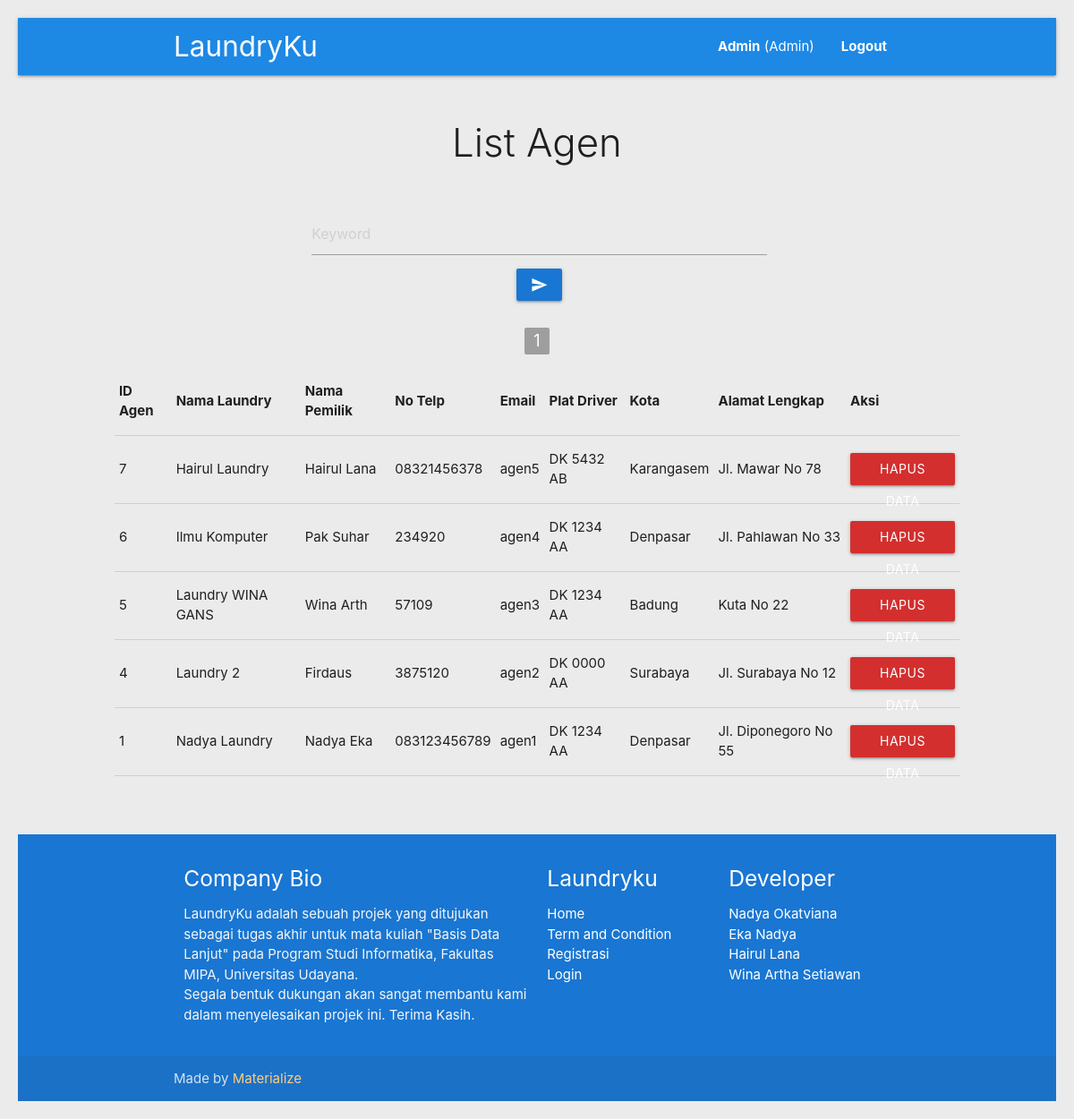
The page /list-agen.php (signed in) on the database as committed earlier.
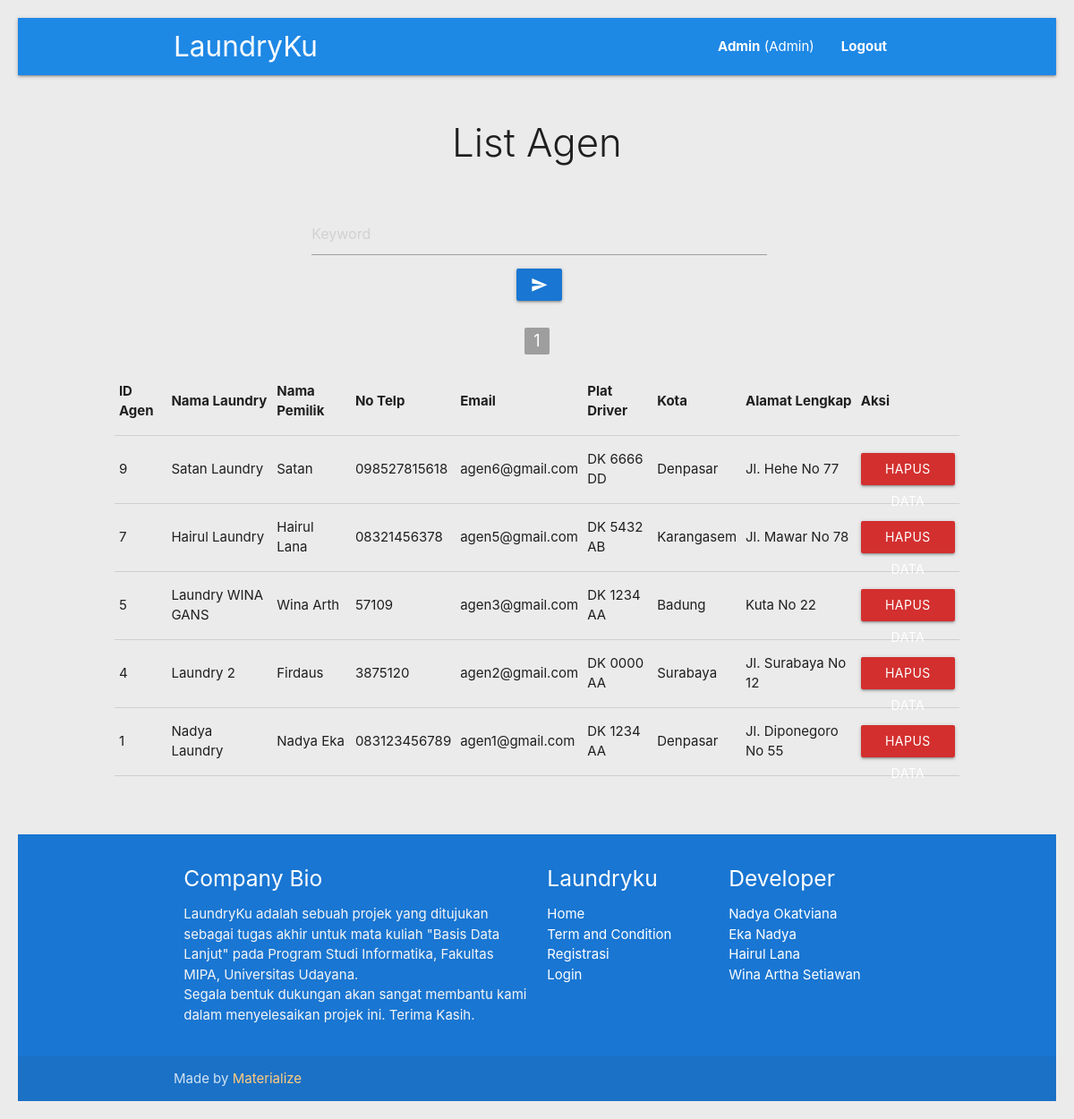
The same page on the database as committed later.
### tables this page shows
CREATE TABLE `agen` (
  `id_agen` int(11) NOT NULL,
  `nama_laundry` varchar(30) DEFAULT NULL,
  `nama_pemilik` varchar(30) DEFAULT NULL,
  `telp` varchar(13) DEFAULT NULL,
  `email` varchar(30) DEFAULT NULL,
  `kota` varchar(20) DEFAULT NULL,
  `alamat` varchar(100) DEFAULT NULL,
  `plat_driver` varchar(12) DEFAULT NULL,
  `foto` text NOT NULL,
  `password` varchar(255) DEFAULT NULL
);

### list-agen.php (the view, shortened to what this page needs)
<?php
include 'connect-db.php';
$jumlahDataPerHalaman = 5;
$query = mysqli_query($connect,"SELECT * FROM agen");
$jumlahData = mysqli_num_rows($query);
$jumlahHalaman = ceil($jumlahData / $jumlahDataPerHalaman);
if ( isset($_GET["page"])){
    $halamanAktif = $_GET["page"];
}else{
    $halamanAktif = 1;
}
$awalData = ( $jumlahDataPerHalaman * $halamanAktif ) - $jumlahDataPerHalaman;
$agen = mysqli_query($connect,"SELECT * FROM agen ORDER BY id_agen DESC LIMIT $awalData, $jumlahDataPerHalaman");
?>
<!DOCTYPE html>
<html lang="en">
<head>
</head>
<body>
    <?php include 'header.php'; ?>
    <h3 class="header light center">List Agen</h3>
    <br>
    <form class="col s12 center" action="" method="post">
        <div class="input-field inline">
            <input type="text" size=40 name="keyword" placeholder="Keyword">
            <button type="submit" class="btn waves-effect blue darken-2" name="cari"><i class="material-icons">send</i></button>
        </div>
    </form>
    <div class="row">
        <div class="col s10 offset-s1">
            <ul class="pagination center">
            <?php for( $i = 1; $i <= $jumlahHalaman; $i++ ) : ?>
                <?php if( $i == $halamanAktif ) : ?>
                    <li class="active grey"><a href="?page=<?= $i; ?>"><?= $i ?></a></li>
                <?php else : ?>
                    <li class="waves-effect blue darken-1"><a href="?page=<?= $i; ?>"><?= $i ?></a></li>
                <?php endif; ?>
            <?php endfor; ?>
            </ul>
            <table cellpadding=10 border=1>
                <tr>
                    <th>ID Agen</th>
                    <th>Nama Laundry</th>
                    <th>Nama Pemilik</th>
                    <th>No Telp</th>
                    <th>Email</th>
                    <th>Plat Driver</th>
                    <th>Kota</th>
                    <th>Alamat Lengkap</th>
                    <th>Aksi</th>
                </tr>
                <?php foreach ($agen as $dataAgen) : ?>
                <tr>
                    <td><?= $dataAgen["id_agen"] ?></td>
                    <td><?= $dataAgen["nama_laundry"] ?></td>
                    <td><?= $dataAgen["nama_pemilik"] ?></td>
                    <td><?= $dataAgen["telp"] ?></td>
                    <td><?= $dataAgen["email"] ?></td>
                    <td><?= $dataAgen["plat_driver"] ?></td>
                    <td><?= $dataAgen["kota"] ?></td>
                    <td><?= $dataAgen["alamat"] ?></td>
                    <td><a class="btn red darken-2" href="hapus-agen.php?id=<?= $dataAgen['id_agen'] ?>">Hapus Data</a></td>
                </tr>
                <?php endforeach ?>
            </table>
        </div>
        </div>
    <?php include "footer.php"; ?>
</body>
</html>

### header.php (shortened to what this page needs)
<nav class="blue darken-1" role="navigation">
    <div class="nav-wrapper container">
        <a id="logo-container" href="index.php" class="brand-logo">LaundryKu</a>
        <ul class="right hide-on-med-and-down">
            <li>
            <?php
                global $connect;
                if ( isset($_SESSION["login-pelanggan"]) && isset($_SESSION["pelanggan"])){
                    $idPelanggan = $_SESSION["pelanggan"];
                    $data = mysqli_query($connect, "SELECT * FROM pelanggan WHERE id_pelanggan = '$idPelanggan'");
                    $data = mysqli_fetch_assoc($data);
                    $nama = $data["nama"];
                    echo "
                        <a href='pelanggan.php'><b>$nama</b> (Pelanggan)</a>
                    ";
                }else if ( isset($_SESSION["login-admin"]) && isset($_SESSION["admin"])){
                    echo "
                        <a href='admin.php'><span><b>Admin</b> (Admin)</a>
                    ";
                }else {
                    echo "
                        <a href='registrasi.php'><b>Registrasi</b></a>
                    ";
                }
            ?>
            </li>
            <li>
            <?php
                if ( isset($_SESSION["login-pelanggan"]) && isset($_SESSION["pelanggan"]) || isset($_SESSION["login-agen"]) && isset($_SESSION["agen"]) || isset($_SESSION["login-admin"]) && isset($_SESSION["admin"]) ){
                    echo "
                        <a href='logout.php'><b>Logout</b></a>
                    ";
                }else {
                    echo "
                        <a href='login.php'><b>Login</b></a>
                    ";
                }
            ?>
            </li>
        </ul>
    </div>
</nav>
<br/>

### footer.php (shortened to what this page needs)
<br><br>
<footer class="page-footer blue darken-2">
    <div class="container">
        <div class="row">
            <div class="col l6 s12">
            <h5 class="white-text">Company Bio</h5>
            <p class="grey-text text-lighten-4">
                LaundryKu adalah sebuah projek yang ditujukan sebagai tugas akhir untuk mata kuliah "Basis Data Lanjut" pada Program Studi Informatika, Fakultas MIPA, Universitas Udayana.<br/>
                Segala bentuk dukungan akan sangat membantu kami dalam menyelesaikan projek ini. Terima Kasih.
            </p>
            </div>
            <div class="col l3 s12">
            <h5 class="white-text">Laundryku</h5>
            <ul>
                <li><a class="white-text" href="index.php">Home</a></li>
                <li><a class="white-text" href="term.php">Term and Condition</a></li>
                <li><a class="white-text" href="registrasi.php">Registrasi</a></li>
                <li><a class="white-text" href="login.php">Login</a></li>
            </ul>
            </div>
            <div class="col l3 s12">
            <h5 class="white-text">Developer</h5>
            <ul>
                <li><a class="white-text" href="team.php">Nadya Okatviana</a></li>
                <li><a class="white-text" href="team.php">Eka Nadya</a></li>
                <li><a class="white-text" href="team.php">Hairul Lana</a></li>
                <li><a class="white-text" href="team.php">Wina Artha Setiawan</a></li>
            </ul>
            </div>
        </div>
    </div>
    <div class="footer-copyright">
        <div class="container">
            Made by <a class="orange-text text-lighten-3" href="http://materializecss.com">Materialize</a>
        </div>
    </div>
</footer>

### css/rating.css (style rules this page uses)
body { margin: 20px; }

Rows that differ between the two databases and show on the page:
removed agen: id_agen "6", nama_laundry "Ilmu Komputer", nama_pemilik "Pak Suhar", telp "234920", email "agen4", plat_driver "DK 1234 AA", kota "Denpasar", alamat "Jl. Pahlawan No 33"
added agen: id_agen "9", nama_laundry "Satan Laundry", nama_pemilik "Satan", telp "098527815618", email "agen6@gmail.com", plat_driver "DK 6666 DD", kota "Denpasar", alamat "Jl. Hehe No 77"
changed agen "Hairul Laundry": email "agen5" → "agen5@gmail.com"
changed agen "Laundry WINA GANS": email "agen3" → "agen3@gmail.com"
changed agen "Laundry 2": email "agen2" → "agen2@gmail.com"
changed agen "Nadya Laundry": email "agen1" → "agen1@gmail.com"
